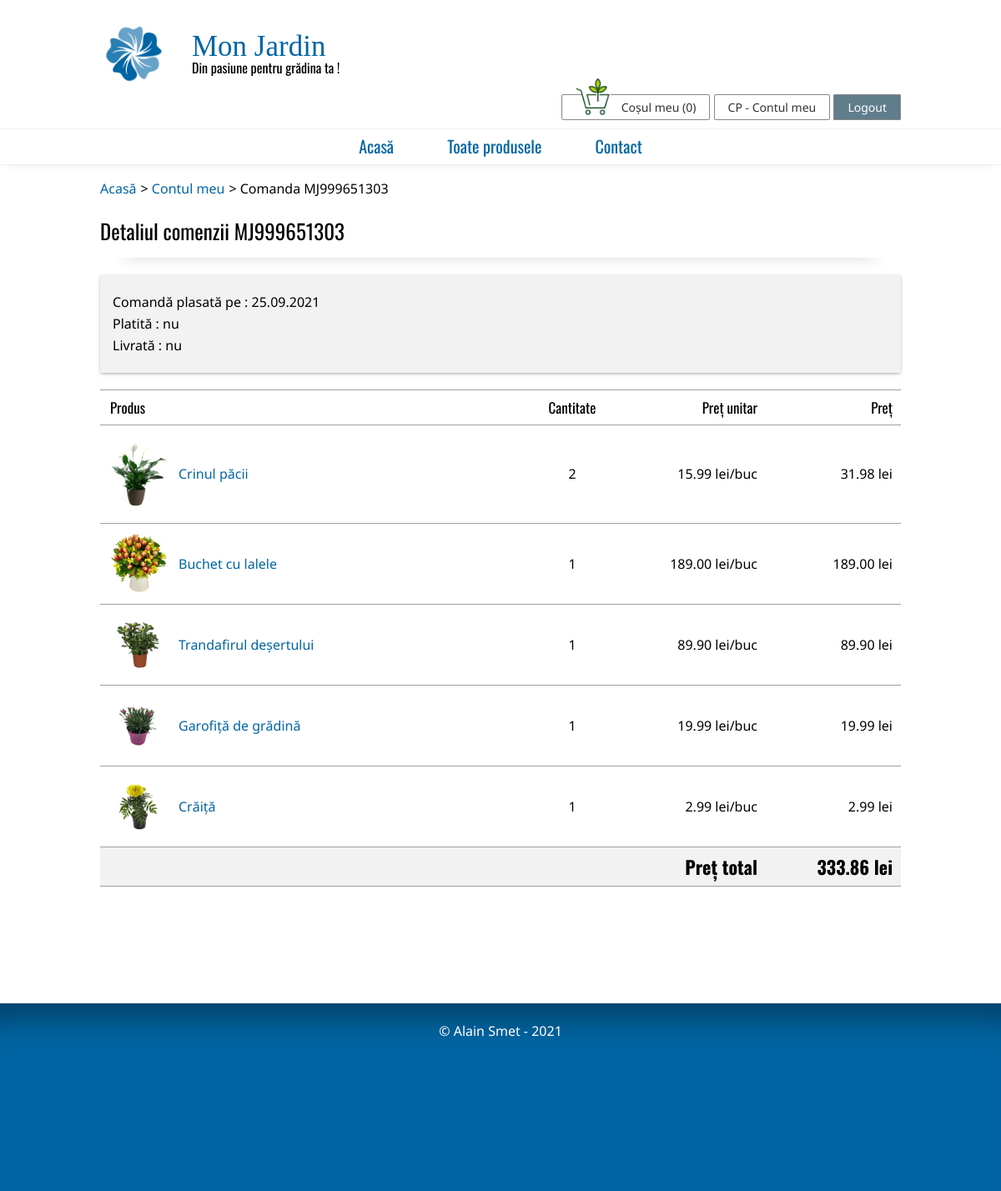
Page /detaliu-comanda/MJ999651303/ (signed in) on the committed database.
### produse/models.py (models this page shows, shortened)
class Comenzi(models.Model):
    PLATA_CHOICES = [
        ('NUM', 'Numerar, la livrare'),
        ('CRD', 'Cu cardul'),
        ('TRB', 'Transfer bancar')
    ]
    referinta = models.CharField(max_length = 80)
    user = models.ForeignKey(Useri, on_delete = models.CASCADE)
    tip_plata = models.CharField(max_length = 3, choices = PLATA_CHOICES)
    platita = models.BooleanField(default = False)
    data_plata = models.DateField(blank = True, null=True)
    livrata = models.BooleanField(default = False)
    data_livrare = models.DateField(blank = True, null=True)
    itemi = models.ManyToManyField(ItemComanda, blank=True)
    data_creare = models.DateField(auto_now_add=True)
    def pret_total(self):
        pret = 0
        for item in self.itemi.all():
            pret += float(item.pret_unitar) * item.cantitate
        return '{:.2f}'.format(pret)
    class Meta:
        verbose_name = 'Comandă'
        verbose_name_plural = 'Comenzi'

class ItemComanda(models.Model):
    produs_id = models.ForeignKey(Produse, null=True, on_delete=models.SET_NULL)
    cantitate = models.PositiveIntegerField(default=1)
    pret_unitar = models.DecimalField(max_digits=10, decimal_places=2,
                                      default=0)
    def pret_total(self):
        return '{:.2f}'.format(self.cantitate * float(self.pret_unitar))
    class Meta:
        verbose_name = 'Item comanda'
        verbose_name_plural = 'Itemi comanda'

class Produse(models.Model):
    nume = models.CharField(max_length = 80)
    nume_latin = models.CharField(max_length = 80, blank=True)
    poza = models.ImageField(upload_to='pictures/',
                             default='pictures/none.png', null=True, blank=True)
    categorie = models.ForeignKey(Categorii, on_delete=models.SET_NULL,
                                  null=True, blank=True)
    specie = models.CharField(max_length = 80, blank=True)
    familie = models.CharField(max_length = 80, blank=True)
    descriere = models.TextField(blank=True)
    pret = models.DecimalField(max_digits=10, decimal_places=2,
                                           default=0)
    stoc = models.PositiveIntegerField(default=0)
    def _get_nice_url(self):
        return nice_url(self.nume)
    url_norm = property(_get_nice_url)
    class Meta:
        verbose_name = 'Produs'
        verbose_name_plural = 'Produse'

### produse/views.py (the view)
# urls.py: path('detaliu-comanda/<slug:referinta>/', pv.detaliu_comanda,
def detaliu_comanda(request, referinta):
    try:
        comanda = Comenzi.objects.get(referinta=referinta)
        itemi_comanda = comanda.itemi.all()
    except:
        raise Http404("Comanda " + str(referinta) + " nu există.")
    return render(request, 'detaliu_comanda.html', {'user': request.user,
                                                    'num_art': num_art(request),
                                                    'comanda': comanda,
                                                    'produse': itemi_comanda})

### produse/models.py (called while the page is built)
def normalize_string(raw_string):
    return raw_string.replace('ă','a').replace('â','a').replace('ş','s').replace('ș','s').replace('ţ','t').replace('ț','t').replace('î','i').replace('ç','c')

def nice_url(value):
    return normalize_string(value.lower().replace(' ','-').replace(',',''))

### produse/templatetags/produse_extras.py (called while the page is built)
@register.filter
def initiale(user):
    sir = ''
    try:
        sir += user.first_name[0].upper()
        sir += user.last_name[0].upper()
    except:
        sir = ''
    return sir

### produse/views.py (called while the page is built)
def _extragere_cos(request):
  if not request.session.has_key('cos'):
    return {}
  else:
    return request.session['cos']

def num_art(request):
    cos_complet = _extragere_cos(request)
    cantitate_totala = 0
    for produs, cantitate in cos_complet.items():
        cantitate_totala += cantitate
    return cantitate_totala

### templates/detaliu_comanda.html (shortened to what this page needs)
{% extends "./base.html" %}
{% load static %}
{% block breadcrumb %}
<ul id="breadcrumb">
	<li><a href="{% url 'index' %}" title="Acasă">Acasă</a></li>
	<li><a href="{% url 'cont' %}" title="Contul meu">Contul meu</a></li>
	<li>Comanda {{comanda.referinta}}</li>
</ul>
{% endblock breadcrumb %}
{% block content %}
<h3>Detaliul comenzii {{comanda.referinta}}</h3>
<div class="order-top">
<p>Comandă plasată pe : {{comanda.data_creare|date:'d.m.Y'}}</p>
<p>Platită :
{% if comanda.platita == True %}
da (pe data de {{comanda.data_plata|date:'d.m.Y'}})
{% else %}
nu
{% endif %}
</p>
<p>Livrată :
{% if comanda.livrata == True %}
da (pe data de {{comanda.data_livrare|date:'d.m.Y'}})
{% else %}
nu
{% endif %}
</p>
</div>
<div style="overflow-x:auto;">
	<table class="cart-list">
		<thead>
			<th colspan="2">Produs</th>
			<th class="cell-centered">Cantitate</th>
			<th class="cell-right">Preț unitar</th>
			<th class="cell-right">Preț</th>
		</thead>
		<tbody>
		{% for produs in produse %}
			<tr>
				<td class="cell-pic">
					<a href="{% url 'planta' produs.produs_id.url_norm produs.produs_id.id %}" title="{{produs.produs_id.nume}}">
						<img src="{% static produs.produs_id.poza.url %}" alt="Poză {{produs.produs_id.nume | lower}}">
					</a>
				</td>
				<td>
					<a href="{% url 'planta' produs.produs_id.url_norm produs.produs_id.id %}" title="{{produs.produs_id.nume}}">
						{{produs.produs_id.nume}}
					</a>
				</td>
				<td class="cell-centered">{{produs.cantitate}}</td>
				<td class="cell-right">{{produs.pret_unitar}}  lei/buc</td>
				<td class="cell-right">{{produs.pret_total}} lei</td>
			 </tr>
		{% endfor %}
		</tbody>
		<tfoot>
			<tr>
				<td colspan="4" class="cell-right">Preț total</td>
				<td class="cell-right">{{comanda.pret_total}} lei</td>
			</tr>
		</tfoot>
	</table>
</div>
{% endblock content %}

### templates/base.html (shortened to what this page needs)
{% load static %}
{% load produse_extras %}
<!DOCTYPE html>
<html>
	<head>
		<link rel="stylesheet" href="{% static 'reset.css' %}">
		<link rel="stylesheet" href="{% static 'main.css' %}">
	</head>
	<body>
		<div id="container">
			<div id="header">
				<a href="{% url 'index' %}" title="Mon Jardin - Acasă">
					<img src="{% static 'main_logo.png' %}" alt="Logo principal">
					<h1>Mon Jardin</h1>
					<h2>Din pasiune pentru grădina ta !</h2>
				</a>
			</div>
			<ul id="top-menu">
				<li>
					<a href="{% url 'cos' %}"><img src="{% static 'cart.png' %}" alt="Poza cos">Coșul meu ({{num_art}})</a>
				</li>
				<li><a href="{% url 'cont' %}"
				{% if user.username %}
				title="Salut {{user.first_name}} !"
				{% endif %}
				>
				{% if user.username %}
				{{user|initiale}} -
				{% endif %}
				Contul meu</a></li>
				{% if user.username %}
				<li><a href="{% url 'logout' %}" class="logout">Logout</a></li>
				{% endif %}
			</ul>
			<ul id="main-menu">
				<li><a href="{% url 'index' %}" title="Acasă">Acasă</a></li>
				<li><a href="{% url 'plante' %}" title="Toate produsele">Toate produsele</a></li>
				<li><a href="{% url 'contact' %}" title="Contact">Contact</a></li>
			</ul>
			<div id="main-content">
			{% block breadcrumb %}
			{% endblock breadcrumb %}
			{% block content %}
			{% endblock content %}
			</div>
			<div id="footer">
				<p>© Alain Smet - 2021</p>
			</div>
		</div>
	</body>
</html>

### static/main.css (style rules this page uses)
html { height: 100%; }
body { font-family: 'Noto Sans', Helvetica, Arial, sans-serif; min-height: 100%; }
h1 { font-family: Cinzel, 'Times New Roman', serif; font-size : 35px; color: #0065A3; padding-top: 13px; }
h2, h3, h4, th { font-family: Oswald, Helvetica, Arial, sans-serif; }
h2 { display:inline-block; }
h3 { padding-top: 20px; padding-bottom: 20px; font-size: 25px; box-shadow: rgb(0 0 0 / 45%) 0px 25px 20px -30px; margin-bottom: 20px; }
table { width: 100%; }
tr { border-bottom: 1px solid #A0A0A0; border-top: 1px solid #A0A0A0; }
tr:nth-child(even) { background-color: #F2F2F2; }
th, td { vertical-align: middle; padding-bottom: 12px; padding-top: 12px; padding-left: 12px; }
th { text-align: left; width: 140px; font-size: 17px; }
#container { min-height: 100%; }
#header { margin-left: 10%; margin-right: 10%; margin-top: 25px; }
#header img { float: left; height: 80px; margin-right: 30px; }
#header a { text-decoration: none; color: inherit; }
#top-menu { ; float: right; margin-right: 10%; margin-bottom: 18px; }
#top-menu li { display: inline-block; }
#top-menu img { width: 45px; margin-right: 10px; position: relative; bottom: -4px; }
#top-menu a, .cart-continue-button { outline: 0; text-align: center; text-decoration: none; cursor: pointer; padding: 5px 16px; border-radius: 2px; min-width: 80px; height: 32px; background-color: rgb(255, 255, 255); color: rgb(50, 49, 48); font-size: 14px; font-weight: 400; box-sizing: border-box; border: 1px solid rgb(138, 136, 134); }
#top-menu .logout { background-color: #607D8B; color: white; }
#main-menu { clear: both; border-top: 1px solid #f0f0f0; border-bottom: 1px solid #f0f0f0; box-shadow: rgba(33, 35, 38, 0.1) 0px 10px 10px -10px; text-align: center; }
#main-menu li { display: inline-block; }
#main-menu li a { font-family: Oswald, Helvetica, Arial, sans-serif; color: #0065A3; display: block; font-size: 20px; text-decoration: none; padding: 10px 30px; border-bottom: 2px solid #FFF; }
#breadcrumb { margin-top: 20px; margin-bottom: 10px; }
#breadcrumb li { display: inline-block; }
#breadcrumb li:not(:last-child):after { content: '\003e'; margin-left: 5px; }
#breadcrumb li a { text-decoration: none; color: #0065A3; }
#main-content { clear: left; padding-left: 10%; padding-right: 10%; padding-bottom: 140px; min-height: 420px; }
#footer { clear: both; position: relative; bottom: 0px; width: 100%; min-height: 200px; padding-top: 25px; text-align: center; background-color: #0065A3; color: #FFF; box-shadow: rgb(0 0 0 / 35%) 0px 50px 36px -30px inset; }
.cart-list tr:nth-child(even) { background-color: #FFF; }
.cart-list tfoot { font-family: Oswald, Helvetica, Arial, sans-serif; font-size: 22px; font-weight: bold; background-color: #F2F2F2; }
.cart-list a, .cart-list a:visited { text-decoration: none; display: block; color: #0065A3; }
.cart-list img { max-width: 70px; }
.cell-pic { width: 70px; }
.cell-centered { text-align: center; }
.cell-right { text-align: right; padding-right: 10px; }
.order, .order-top { display: inline-block; vertical-align: top; width: 100%; margin-bottom: 20px; padding-top: 15px; padding-bottom: 15px; box-shadow: rgba(50, 50, 93, 0.25) 0px 2px 5px -1px, rgba(0, 0, 0, 0.3) 0px 1px 3px -1px; text-decoration: none; color: black; }
.order-top { background-color: #F2F2F2; }
.order p, .order-top p { margin-bottom: 10px; margin-top: 10px; padding: 0px 15px; }

### rows in the picture
Comenzi: referinta "MJ999651303", data_creare "25.09.2021", pret_total "333.86"
ItemComanda: produs_id.poza (picture), produs_id.nume "Crinul păcii", cantitate "2", pret_unitar "15.99", pret_total "31.98"
ItemComanda: produs_id.poza (picture), produs_id.nume "Buchet cu lalele", cantitate "1", pret_unitar "189.00", pret_total "189.00"
ItemComanda: produs_id.poza (picture), produs_id.nume "Trandafirul deșertului", cantitate "1", pret_unitar "89.90", pret_total "89.90"
ItemComanda: produs_id.poza (picture), produs_id.nume "Garofiță de grădină", cantitate "1", pret_unitar "19.99", pret_total "19.99"
ItemComanda: produs_id.poza (picture), produs_id.nume "Crăiță", cantitate "1", pret_unitar "2.99", pret_total "2.99"

### other values in the picture
{{ num_art }} "0"
{{ user|initiale }} "CP"
